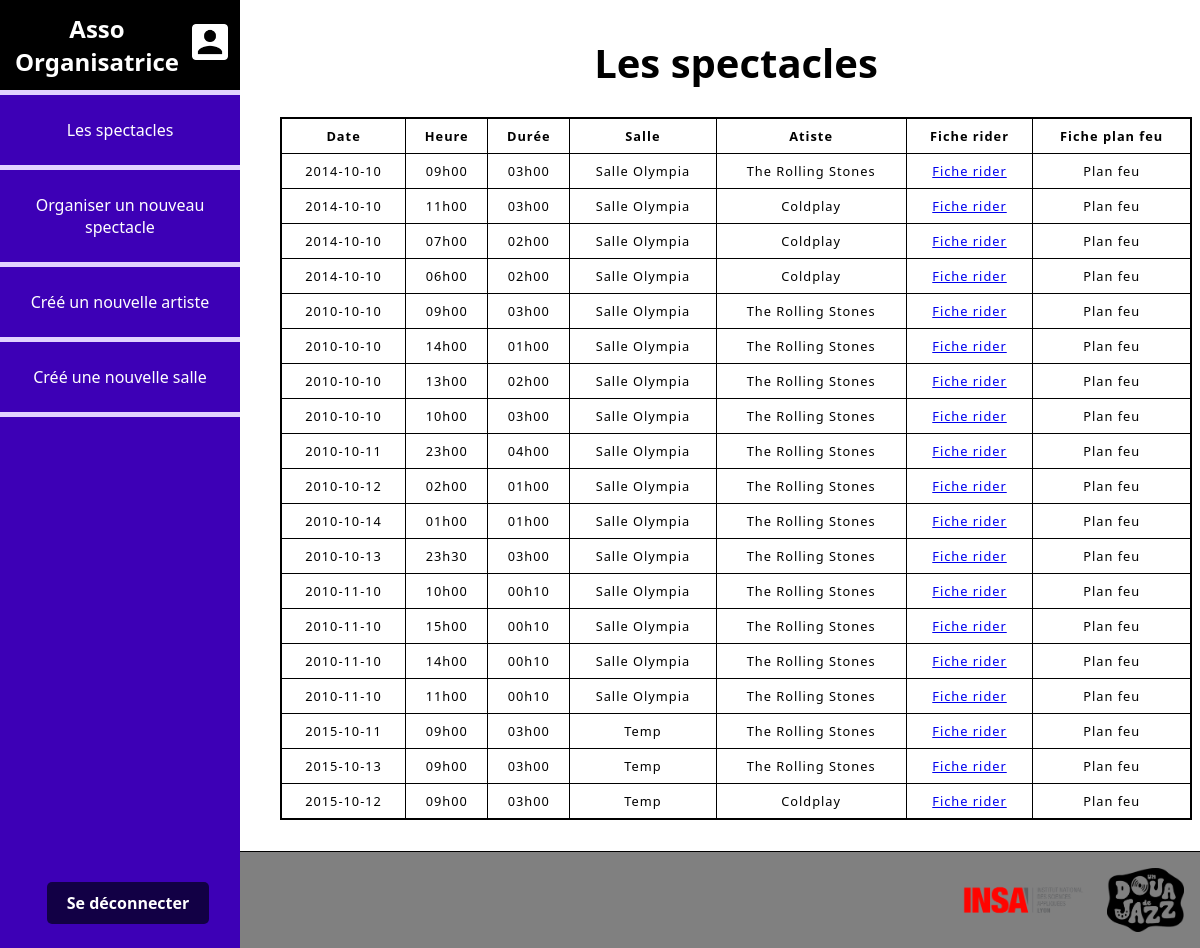
/Ac_Orga (signed in), run on the app's committed database.
### tables this page shows
CREATE TABLE CONCERT (
    idC INT PRIMARY KEY,
    dateC DATE,
    heureArrive TIME,
    debutConcert TIME,
    dureeConcert TIME,
    dateMax DATE,
    idG INT NOT NULL,
    idS INT NOT NULL,
    FOREIGN KEY(idS) REFERENCES SALLE(idS),
    FOREIGN KEY(idG) REFERENCES GROUPE(idG),
    CONSTRAINT temps CHECK ((0<ABS(debutConcert-heureArrive+dureeConcert)) AND ABS((debutConcert-heureArrive+dureeConcert<60*60*24)))
);

CREATE TABLE SALLE (
    idS INT PRIMARY KEY,
    nomS VARCHAR(50),
    nbPlaceS INT,
    typePlaceS VARCHAR(50),
    adresseS VARCHAR(100),
    largeurS INT,
    longueurS INT,
    nbPlacesLo INT,
    nbTechS INT,
    nbPlaceVoitureS INT
);

CREATE TABLE GROUPE (
    idG INT PRIMARY KEY,
    nomG VARCHAR(50),
    mail VARCHAR(50),
    nbTechG INT,
    nbPersG INT
);

### public/index.php (called while the page is built, shortened)
<?php
require_once __DIR__ . '/src/controllers/Router.php';
$router = new Router();
$router->handleRequest();

### src/views/Liste_Spec_Orga.php (the view, shortened to what this page needs)
<?php $title = 'Liste_Spec_Orga';
$lesCSS = ["Table_Spec", "basPage", "cote"];
include 'head.php'; ?>
<body>
    <?php include "cote.php" ?>
    <main>
        <div class="main-liste-spec">
            <h1 id="les-specs-orga">Les spectacles</h1>
            <table id="table-spec">
                <thead>
                    <tr>
                        <th scope="col">Date</th>
                        <th scope="col">Heure</th>
                        <th scope="col">Durée</th>
                        <th scope="col">Salle</th>
                        <th scope="col">Atiste</th>
                        <th scope="col">Fiche rider</th>
                        <th scope="col">Fiche plan feu</th>
                    </tr>
                </thead>
                <?php $reponse = $bdd->query('SELECT * FROM CONCERT NATURAL JOIN SALLE NATURAL JOIN GROUPE');
                while ($donnees = $reponse->fetch()) {
                    ?>
                    <tbody>
                        <tr>
                            <td><?php echo $donnees['dateC']; ?></td>
                            <td><?php echo date('H', strtotime($donnees['debutConcert']))."h".date('i', strtotime($donnees['debutConcert'])); ?></td>
                            <td><?php echo date('H', strtotime($donnees['dureeConcert']))."h".date('i', strtotime($donnees['dureeConcert'])); ?></td>
                            <td><?php echo $donnees['nomS']; ?></td>
                            <td><?php echo $donnees['nomG']; ?></td>
                            <td><a href="rider?concert=<?php echo $donnees['idC']; ?>">Fiche rider</a></td>
                            <td>Plan feu</td>
                        </tr>
                    </tbody>
                    <?php
                }
                ?>
            </table>
        </div>
    </main>
    <?php include "basPage.php"; ?>
</body>
</html>

### src/controllers/Router.php (shortened to what this page needs)
<?php
class Router
{
    public function handleRequest()
    {
        $requestUri = $_SERVER['REQUEST_URI'];
        $requestUri = str_replace('/PROJET_FI', '', $requestUri);
        switch ($requestUri) {
            case '/Ac_Orga':
                require_once VIEWS_PATH . '/Liste_Spec_Orga.php';
                break;
        }
    }
}

### src/views/head.php (shortened to what this page needs)
<!doctype html>
<html lang="fr">
<head>
    <?php foreach ($lesCSS as $css): ?>
        <link rel="stylesheet" type="text/css" href="<?= BASE_URL; ?>/public/assets/css/<?php echo $css; ?>.css">
    <?php endforeach; ?>
</head>

### src/views/cote.php (shortened to what this page needs)
<aside id="aside-tout">
    <div>
        <?php
        $idUser = $_SESSION["idUser"];
        $reqType = $bdd->prepare('SELECT typeU FROM UTILISATEUR WHERE iden=:id');
        $reqType->bindParam(":id", $idUser, PDO::PARAM_STR);
        $reqType->execute();
        $tout = $reqType->fetchAll();
        $role = $tout[0][0];
        if ($role == "ART") {
            $reqId = $bdd->prepare('SELECT idG FROM LIEN WHERE iden=:id');
            $reqId->bindParam(":id", $idUser, PDO::PARAM_STR);
            $reqId->execute();
            $IdG = $reqId->fetchAll();
            $idArt = $IdG[0][0];
            $reqArt = $bdd->prepare('SELECT * FROM GROUPE WHERE idG=:id');
            $reqArt->bindParam(":id", $idArt, PDO::PARAM_STR);
            $reqArt->execute();
            $toutArt = $reqArt->fetchAll();
            ?>
            <h1 id="cote"><?php echo $toutArt[0][1] ?><a href="/Compte"><img
                        src="<?= BASE_URL; ?>/public/assets/img/cpt.png" alt="Logo compte"></a></h1>
            <div id="menu">
                <p><a href="/Ac_Art">Vos spectacles</a></p>
            </div>
            <?php
        }
         elseif ($role == "ORG") {
            ?>
            <h1 id="cote">Asso Organisatrice<a href="/Compte"><img src="<?= BASE_URL; ?>/public/assets/img/cpt.png"
                        alt="Logo compte"></a></h1>
            <div id="menu">
                <p><a href='/Ac_Orga'>Les spectacles</a></p>
                <p><a href='/Create_Spec'>Organiser un nouveau spectacle</a></p>
                <p><a href='/Create_ART'>Créé un nouvelle artiste</a></p>
                <p><a href='/Create_Salle'>Créé une nouvelle salle</a></p>
            </div>
        <?php }
        ?>
        <form id="deco" method="POST" action="<?php CONTROLLERS_PATH; ?>/deconnexion">
            <input type="submit" value="Se déconnecter" />
        </form>
    </div>
</aside>

### src/views/basPage.php
<footer id="footer">
    <div class="footer-images">
        <img src="<?= BASE_URL; ?>/public/assets/img/logo_insa.png" alt="logo de l'association un doua de jazz" />
        <img src="<?= BASE_URL; ?>/public/assets/img/logo_doua.png" alt="logo de l'insa" />
    </div>
</footer>

### public/assets/css/Table_Spec.css (style rules this page uses)
.main-liste-spec { margin-left: 17em; text-align: center; display: flex; flex-direction: column; margin-bottom: 8em; }
#les-specs-orga { font-size: 2.5rem; }
#table-spec { border-collapse: collapse; border: 2px solid black; font-family: sans-serif; font-size: 0.8rem; letter-spacing: 1px; }
#table-spec th, #table-spec td { border: 1px solid black; padding: 8px 10px; }

### public/assets/css/basPage.css (style rules this page uses)
* { font-family: system-ui, -apple-system, BlinkMacSystemFont, 'Segoe UI', Roboto, Oxygen, Ubuntu, Cantarell, 'Open Sans', 'Helvetica Neue', sans-serif; }
#footer { position: fixed; bottom: 0; right: 0; left: 15em; border-top: solid 0.1em; height: 6em; background-color: gray; }
#footer .footer-images { position: absolute; top: 1em; right: 1em; height: 4em; }
#footer .footer-images img { height: 4em; width: auto; }

### public/assets/css/cote.css (style rules this page uses)
#aside-tout { width: 15em; left: 0; top: 0; bottom: 0; text-align: center; position: fixed; background:#3d00b6; color: white; }
#aside-tout h1#cote { display: flex; align-items: center; justify-content: space-between; margin: 0; padding: 0.5em; background-color: black; color: white; border-bottom: solid 5px #e2d2ff; }
#aside-tout h1#cote img { margin-left: 10px; width: 1.5em; height: auto; }
#menu { text-align: center; }
#menu p { text-align: center; border-bottom: 5px #e2d2ff solid; padding: 1.5em; margin: 0; }
#menu p a { color: white; text-decoration: none; }
#deco { position: fixed; bottom: 1em; left: 1.5em; width: 12em; padding: 0.5em; border: none; text-align: center; }
input[type="submit"] { background-color: #120045; color: white; font-size: 1em; font-weight: bold; padding: 10px 20px; border: none; border-radius: 5px; transition: background-color 0.3s ease, transform 0.2s ease; }

### data on the page
concert: dateC "2014-10-10", debutConcert "09", debutConcert "00", dureeConcert "03", dureeConcert "00", idS.nomS "Salle Olympia", idG.nomG "The Rolling Stones"
concert: dateC "2014-10-10", debutConcert "11", debutConcert "00", dureeConcert "03", dureeConcert "00", idS.nomS "Salle Olympia", idG.nomG "Coldplay"
concert: dateC "2014-10-10", debutConcert "07", debutConcert "00", dureeConcert "02", dureeConcert "00", idS.nomS "Salle Olympia", idG.nomG "Coldplay"
concert: dateC "2014-10-10", debutConcert "06", debutConcert "00", dureeConcert "02", dureeConcert "00", idS.nomS "Salle Olympia", idG.nomG "Coldplay"
concert: dateC "2010-10-10", debutConcert "09", debutConcert "00", dureeConcert "03", dureeConcert "00", idS.nomS "Salle Olympia", idG.nomG "The Rolling Stones"
concert: dateC "2010-10-10", debutConcert "14", debutConcert "00", dureeConcert "01", dureeConcert "00", idS.nomS "Salle Olympia", idG.nomG "The Rolling Stones"
concert: dateC "2010-10-10", debutConcert "13", debutConcert "00", dureeConcert "02", dureeConcert "00", idS.nomS "Salle Olympia", idG.nomG "The Rolling Stones"
concert: dateC "2010-10-10", debutConcert "10", debutConcert "00", dureeConcert "03", dureeConcert "00", idS.nomS "Salle Olympia", idG.nomG "The Rolling Stones"
concert: dateC "2010-10-11", debutConcert "23", debutConcert "00", dureeConcert "04", dureeConcert "00", idS.nomS "Salle Olympia", idG.nomG "The Rolling Stones"
concert: dateC "2010-10-12", debutConcert "02", debutConcert "00", dureeConcert "01", dureeConcert "00", idS.nomS "Salle Olympia", idG.nomG "The Rolling Stones"
concert: dateC "2010-10-14", debutConcert "01", debutConcert "00", dureeConcert "01", dureeConcert "00", idS.nomS "Salle Olympia", idG.nomG "The Rolling Stones"
concert: dateC "2010-10-13", debutConcert "23", debutConcert "30", dureeConcert "03", dureeConcert "00", idS.nomS "Salle Olympia", idG.nomG "The Rolling Stones"
concert: dateC "2010-11-10", debutConcert "10", debutConcert "00", dureeConcert "00", dureeConcert "10", idS.nomS "Salle Olympia", idG.nomG "The Rolling Stones"
concert: dateC "2010-11-10", debutConcert "15", debutConcert "00", dureeConcert "00", dureeConcert "10", idS.nomS "Salle Olympia", idG.nomG "The Rolling Stones"
concert: dateC "2010-11-10", debutConcert "14", debutConcert "00", dureeConcert "00", dureeConcert "10", idS.nomS "Salle Olympia", idG.nomG "The Rolling Stones"
concert: dateC "2010-11-10", debutConcert "11", debutConcert "00", dureeConcert "00", dureeConcert "10", idS.nomS "Salle Olympia", idG.nomG "The Rolling Stones"
concert: dateC "2015-10-11", debutConcert "09", debutConcert "00", dureeConcert "03", dureeConcert "00", idS.nomS "Temp", idG.nomG "The Rolling Stones"
concert: dateC "2015-10-13", debutConcert "09", debutConcert "00", dureeConcert "03", dureeConcert "00", idS.nomS "Temp", idG.nomG "The Rolling Stones"
concert: dateC "2015-10-12", debutConcert "09", debutConcert "00", dureeConcert "03", dureeConcert "00", idS.nomS "Temp", idG.nomG "Coldplay"
